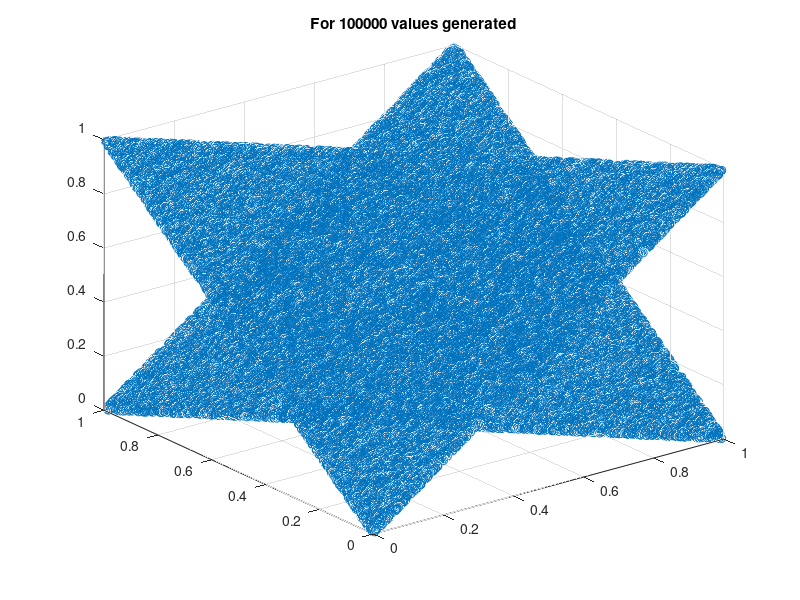
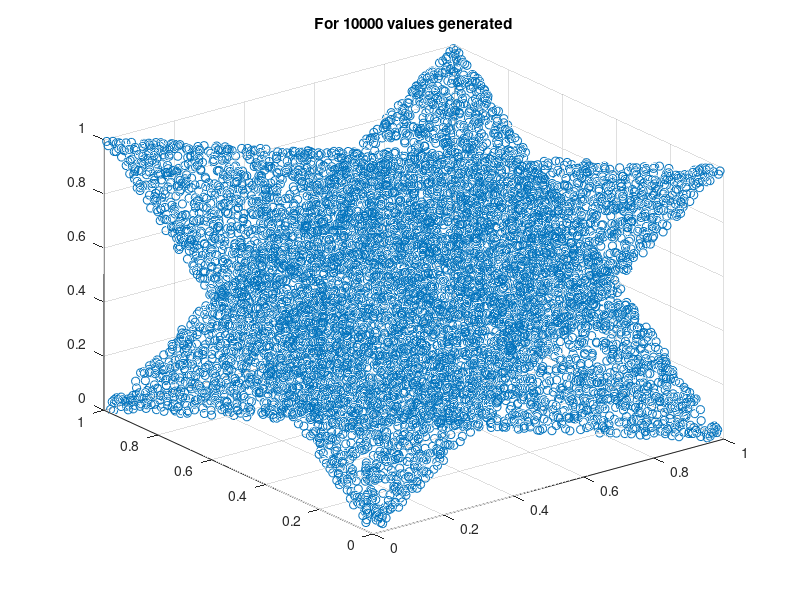
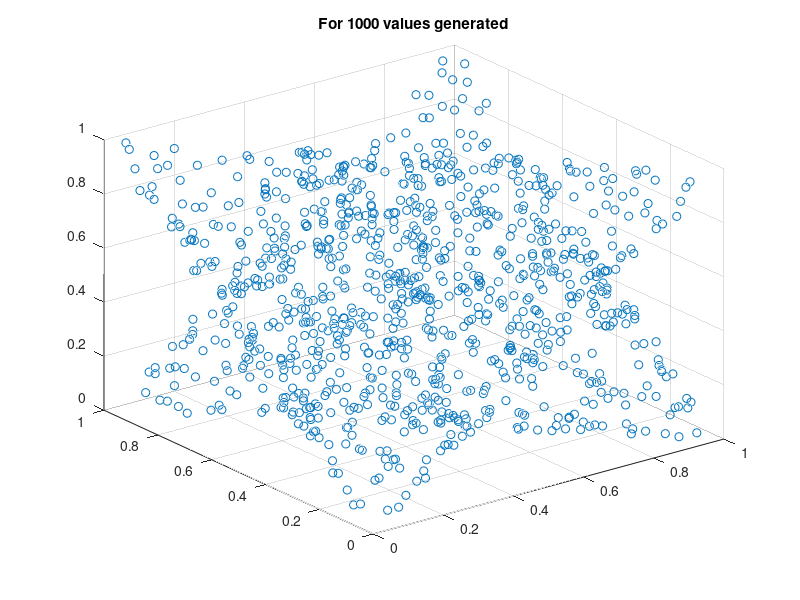

The MATLAB script that drew these images, in order:
clc
u1(1)=0.5756;
u1(2)=0.4534;
for i=3:100000;
    u1(i)=mod((u1(i-1)+u1(i-2)),1);
end
figure;
scatter3(u1(1:99998),u1(2:99999),u1(3:100000))
title('For 100000 values generated')
u1'
u2(1)=0.5756;
u2(2)=0.4534;
for i=3:10000;
    u2(i)=mod((u2(i-1)+u2(i-2)),1);
end
figure;
scatter3(u2(1:9998),u2(2:9999),u2(3:10000))
title('For 10000 values generated')
u2'
u3(1)=0.5756;
u3(2)=0.4534;
for i=3:1000;
    u3(i)=mod((u3(i-1)+u3(i-2)),1);
end
figure;
scatter3(u3(1:998),u3(2:999),u3(3:1000))
title('For 1000 values generated')
u3'